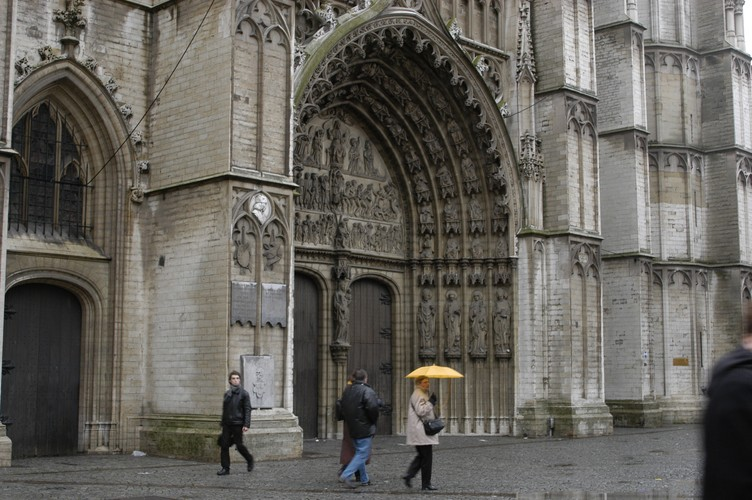
#> input picture Computer Vision/Project1/cathedral/d001.jpg, 752 x 500 px; its folder holds only this picture in this run
$ python edge_detector.py
#> lines starting #> are read from the running program, lines starting #| are printed output that depends on the picture; after the words box and inside, x2 and y2 are one past the last pixel; in counts of white or black regions, pixels touching at a corner belong together
from os import listdir
from os.path import isfile, join
from pathlib import Path
import cv2
import numpy as np
import operator
import matplotlib.pyplot as plt
import argparse
import os


def load_images():
    path = Path("./cathedral/")
    onlyfiles = ["./cathedral/" + str(f) for f in listdir(path) if isfile(join(path, f))]
    loaded_images = [cv2.imread(_) for _ in onlyfiles]
#> loaded_images = 1 item
    return loaded_images


if __name__ == '__main__':
    images = load_images()
#> images = 1 item
    img1 = images[0]
#> img1 is the input picture: shape (500, 752, 3); mean B, G, R 92.8, 99.2, 102.1
    plt.imshow(img1[:, :, ::-1])
    plt.show()

    fgModel = np.zeros((1, 65), dtype="float")
    bgModel = np.zeros((1, 65), dtype="float")


    # rect = (209,365, 265, 480)
    rect = (335,367,456,488)
    # [7 lines of commented-out code are left out]
    mask = np.zeros(img1.shape[:2], dtype="uint8")
    (mask, bgModel, fgModel) = cv2.grabCut(img1, mask, rect, bgModel,
                                           fgModel, 3, mode=cv2.GC_INIT_WITH_RECT)
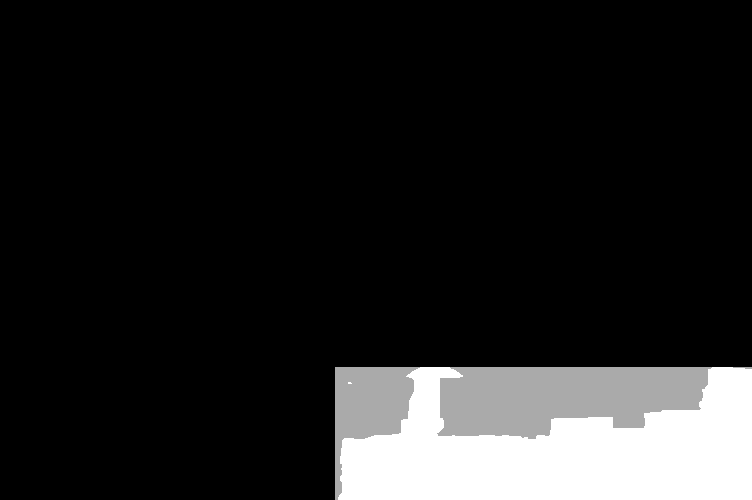
#> mask: shape (500, 752); min 0, max 3, mean 0.388; drawn with min black and max white

    values = (
        ("Definite Background", cv2.GC_BGD),
        ("Probable Background", cv2.GC_PR_BGD),
        ("Definite Foreground", cv2.GC_FGD),
        ("Probable Foreground", cv2.GC_PR_FGD),
    )

    # [5 lines of commented-out code are left out]

    outputMask = np.where((mask == cv2.GC_BGD) | (mask == cv2.GC_PR_BGD),
                          0, 1)
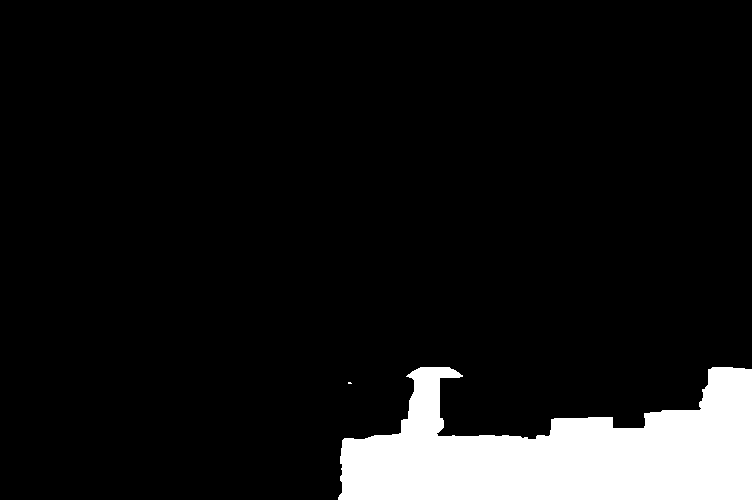
#> outputMask: shape (500, 752) int64; values 0 (black) and 1 (white), 9.3% white; 2 white regions (1 under 20 px), largest, box (x1, y1, x2, y2) and area: (338, 367, 752, 500) 34823
    outputMask = (outputMask * 255).astype("uint8")
    output = cv2.bitwise_and(img1, img1, mask=outputMask)
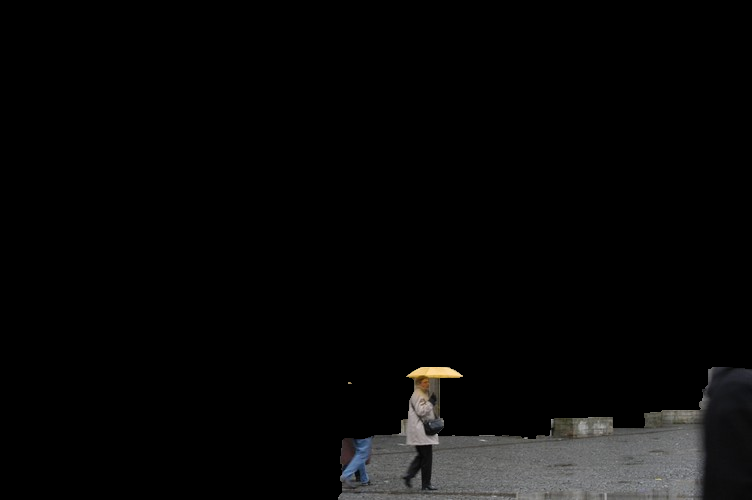
#> output: shape (500, 752, 3); mean B, G, R 7.9, 8, 8.1

    plt.imshow(output[:, :, ::-1])
    plt.show()

$ run again, on Computer Vision/Project1/cathedral/d005.jpg
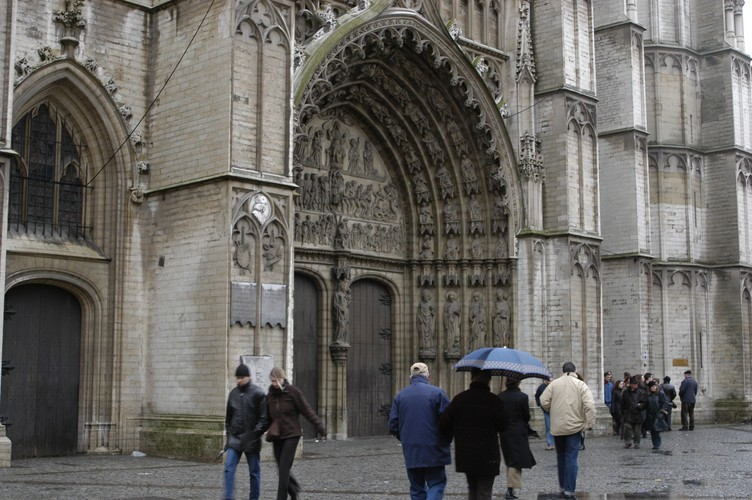
#> input picture Computer Vision/Project1/cathedral/d005.jpg, 752 x 500 px
#> loaded_images = 1 item
#> img1 is the input picture: shape (500, 752, 3); mean B, G, R 98.4, 102.6, 105
#> `outputMask = np.where((mask == cv2.GC_BGD) | (mask == cv2.GC_PR_BGD), ..`:
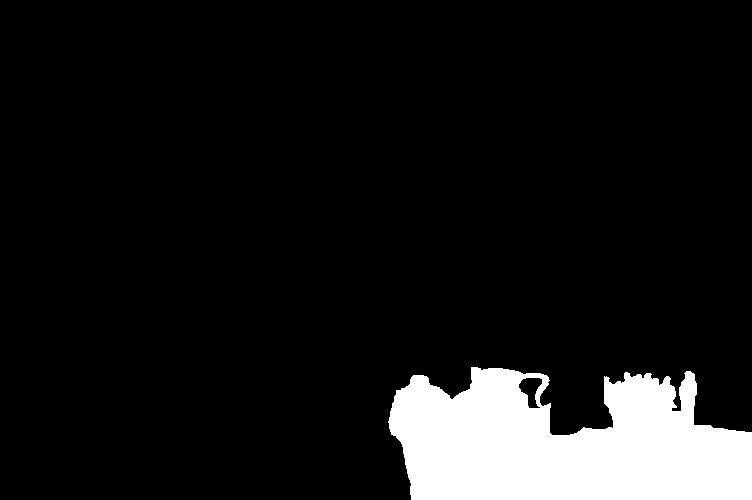
#> outputMask: shape (500, 752) int64; values 0 (black) and 1 (white), 9.7% white; 1 white region, box (x1, y1, x2, y2) and area: (388, 367, 752, 500) 36319
#> `output = cv2.bitwise_and(img1, img1, mask=outputMask)`:
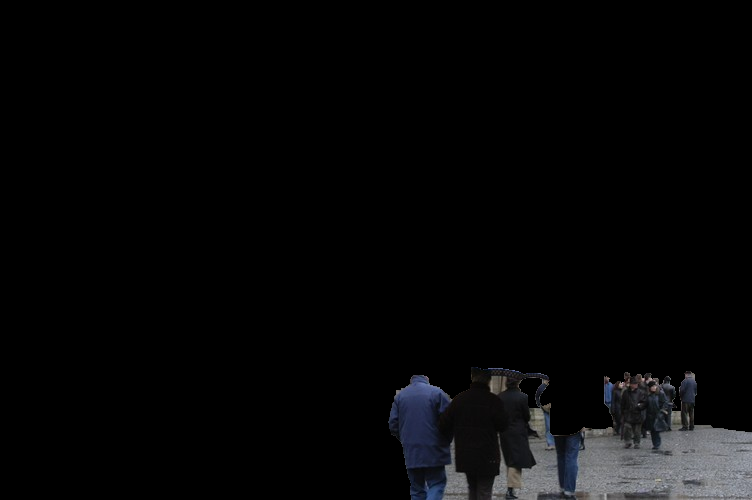
#> output: shape (500, 752, 3); mean B, G, R 7.4, 6.8, 6.6
